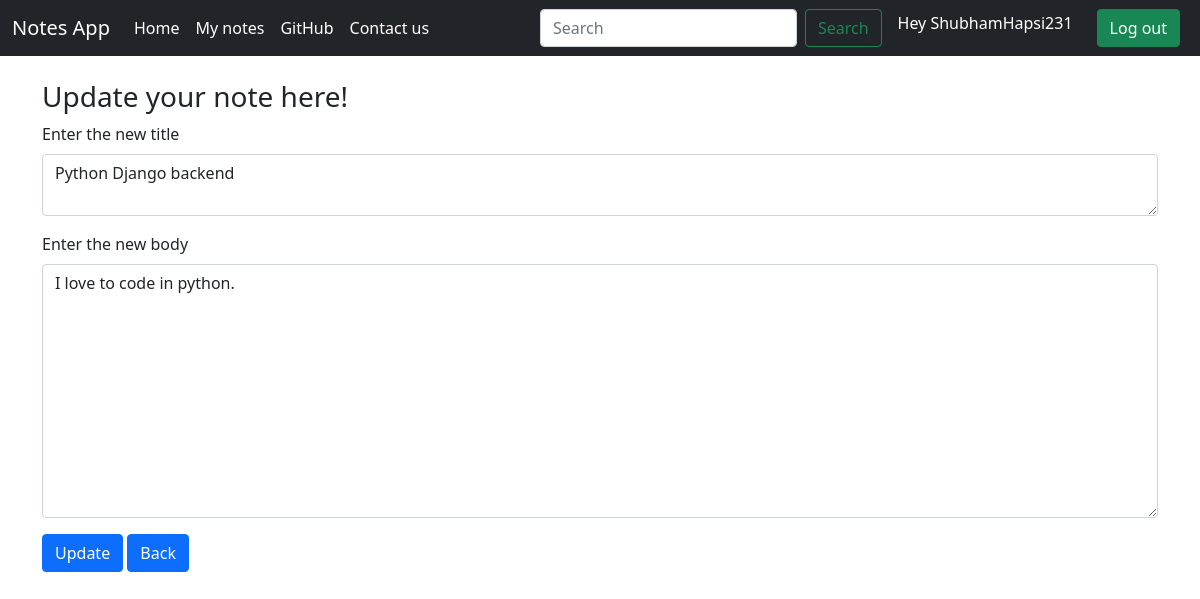
The app's page /update/18 (signed in) with its own data.
### home/models.py (models this page shows, shortened)
class NotesInfo(models.Model):
    id = models.AutoField(primary_key=True)
    title = models.CharField(max_length=50)
    body =models.TextField()
    date = models.DateField(blank=True,null=True)
    user = models.ForeignKey(User,on_delete=CASCADE,null=True)

### home/views.py (the view)
# urls.py: path('update/<int:id>',views.update,name = "update"),
def update(request,id):
    print("This id of the note is",id)
    note = NotesInfo.objects.get(pk=id)
    title = note.title
    body = note.body
    context = {'id':id,'title':title,'body':body}
    return render(request,'update.html',context)

### home/templates/update.html (shortened to what this page needs)
{% extends 'base.html' %}
{% block body %}
<div class="container my-4">
    <h3>Update your note here!</h1>
    <form action="{% url 'edit' id %}" method="POST" class="my-3" style="display: inline;">
        <div class="mb-3">
          <label for="exampleInputEmail1" class="form-label" >Enter the new title</label>
          <textarea type="textarea" class="form-control" id="exampleInputEmail1" name="newtitle" rows="2" >{{title}}</textarea>
        </div>
        <div class="mb-3">
            <label for="exampleInputEmail1" class="form-label" >Enter the new body</label>
            <textarea type="textarea" class="form-control" id="exampleInputEmail1" name="newbody" rows="10" >{{body}}</textarea>
        </div>
        <button id="submitbtn" type="submit" onclick="submitconfirm" class="btn btn-primary" >Update</button>
      </form>
      <form action="{% url 'back' %}" method="post" style="display: inline;">
        <button id="submitbtn" type="submit" class="btn btn-primary">Back</button>
    </form>
</div>
{% endblock body %}

### home/templates/base.html (shortened to what this page needs)
<!doctype html>
<html lang="en">
<head>
    <link href="https://cdn.jsdelivr.net/npm/bootstrap@5.0.0-beta3/dist/css/bootstrap.min.css" rel="stylesheet"
>
</head>
<body>
    <nav class="navbar navbar-expand-lg navbar-dark bg-dark">
        <div class="container-fluid">
            <a class="navbar-brand" href="/">Notes App</a>
            <div class="collapse navbar-collapse" id="navbarSupportedContent">
                <ul class="navbar-nav me-auto mb-2 mb-lg-0">
                    <li class="nav-item">
                        <a class="nav-link active" aria-current="page" href="/">Home</a>
                    </li>
                    {% if user.is_authenticated %}
                    <li class="nav-item">
                        <a class="nav-link active" aria-current="page" href="{% url 'notes' %}">My notes</a>
                    </li>
                    {% else %}
                    <li class="nav-item">
                        <a class="nav-link disabled" aria-current="page" href="{% url 'notes' %}">My notes</a>
                    </li>
                    {% endif %}
                    <li class="nav-item">
                        <a class="nav-link active" aria-current="page" href="github/">GitHub</a>
                    </li>
                    <li class="nav-item">
                        <a class="nav-link active" aria-current="page" href="contactus/">Contact us</a>
                    </li>
                </ul>
                <form action="{% url 'search' %}" method = "POST" class="d-flex">
                    <input class="form-control me-2" type="search" placeholder="Search" name="searchnote" aria-label="Search">
                    <button class="btn btn-outline-success" type="submit">Search</button>
                </form>
                {% if user.is_authenticated %}
                <h6 class="mx-3" style="color: white;">Hey {{request.user}}</h6>
                <form action="logout" method = "POST" class="d-flex">
                    <button class="btn btn-success mx-2" type="submit">Log out</button>
                </form>
                {% endif %}
            </div>
        </div>
    </nav>
    {% block body %}{% endblock body %}
</body>
</html>

### records on screen
NotesInfo: newtitle "Python Django backend", newbody "I love to code in python."

### other values on screen
{{ request.user }} "ShubhamHapsi231"
